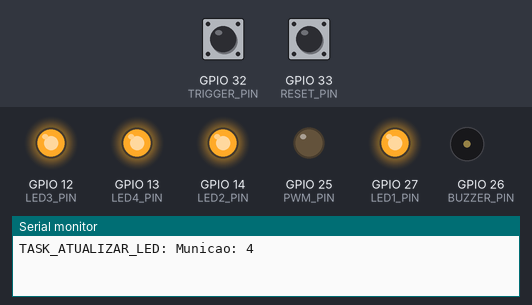
This program was run on a simulated ESP32. On the bench: output pins drawn as LEDs (lit = HIGH), buzzer (waves = sounding, pin HIGH), the last lines printed to the serial monitor. Dashed ring = blinking. The inputs (shaded band) are chosen by the test bench; at power-on: GPIO 32 (TRIGGER_PIN) LOW, GPIO 33 (RESET_PIN) LOW.

Above: at 1.2 s.
1.3 s: GPIO 32 (TRIGGER_PIN) driven HIGH
At 2.6 s:
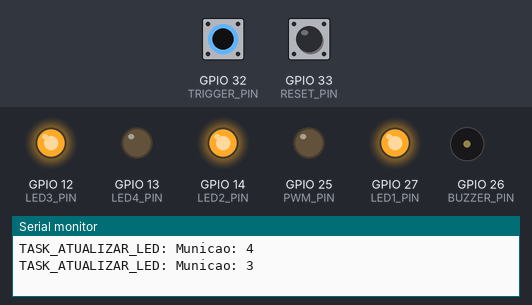
2.9 s: GPIO 33 (RESET_PIN) pulled HIGH for 0.15 s
At 3.7 s:
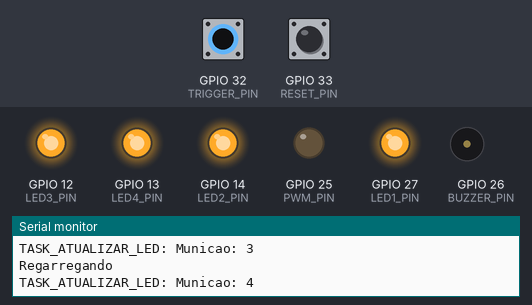
4.5 s: GPIO 32 (TRIGGER_PIN) pulsed LOW 5 times (0.12 s each, 0.3 s apart)
At 6.7 s:
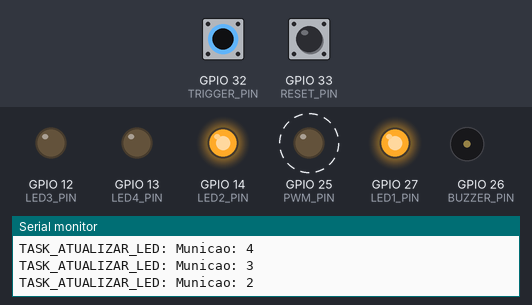
7.5 s: GPIO 33 (RESET_PIN) pulled HIGH for 1 s
At 8.5 s:
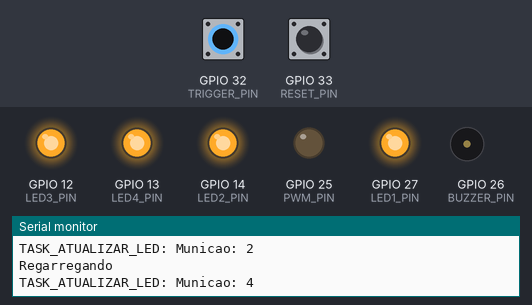
Timing chart, 0 to 10.5 s (numbered marks = the images above; inputs shaded):
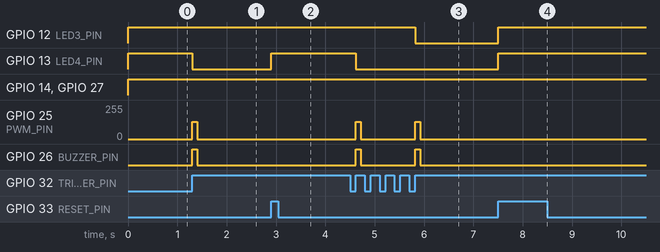

Measured:
- after the input at 1.3 s, GPIO 13 (LED4_PIN): HIGH → LOW at once; GPIO 25 (PWM_PIN): 0/255 → 128/255 at once, → 0/255 0.10 s later; GPIO 26 (BUZZER_PIN): LOW → HIGH at once, → LOW 0.10 s later
- after the input at 2.9 s, GPIO 13 (LED4_PIN): LOW → HIGH at once
- after the input at 4.5 s, GPIO 12 (LED3_PIN): HIGH → LOW after 1.3 s; GPIO 13 (LED4_PIN): HIGH → LOW after 0.12 s; GPIO 25 (PWM_PIN): alternates 128/255 for 0.10 s and 0/255 for 1.1 s, starting after 0.12 s; GPIO 26 (BUZZER_PIN): alternates HIGH for 0.10 s and LOW for 1.1 s, starting after 0.12 s
- after the input at 7.5 s, GPIO 12 (LED3_PIN), GPIO 13 (LED4_PIN): LOW → HIGH at once

The program:

main.cpp
```cpp
#include <Arduino.h>
#include <freertos/FreeRTOS.h>
#include <WiFi.h>
#include <esp_now.h>

// ====== CONFIG ======
#define TRIGGER_PIN 32
#define RESET_PIN 33
#define PWM_PIN 25
#define BUZZER_PIN 26
#define LED1_PIN 27
#define LED2_PIN 14
#define LED3_PIN 12
#define LED4_PIN 13

#define PWM_CHANNEL 0
#define PWM_FREQ 27
#define PWM_RESOLUTION 10 // 10 bits (0–1023)
#define PWM_DUTY 512      // 50%

#define MAX_MUNICAO 4

uint8_t peerAddress[] = {
  0xD4, 0xE9, 0xF4, 0xBC, 0x8E, 0xA4
};

int municao = MAX_MUNICAO;
const TickType_t cooldownTicks = pdMS_TO_TICKS(1000);

TaskHandle_t xTriggerHandle, xResetHandle, xUpdateLedsHandle;
SemaphoreHandle_t xMunicaoMutex;

void vTrigger(void *pvParams);

void vReset(void *pvParams);

void vUpdateLeds(void *pvParams);

void ARDUINO_ISR_ATTR isrTrigger(void);

void ARDUINO_ISR_ATTR isrReset(void);

void OnDataRecv(const uint8_t *mac, const uint8_t *data, int len);

void setup() {
  Serial.begin(9600);
  // MAC ARMA D8:13:2A:74:28:BC
  // MAC BARRACA D4:E9:F4:BC:8E:A4

  WiFi.mode(WIFI_STA);
  if (esp_now_init() != ESP_OK) {
    Serial.println("Erro ao iniciar ESP-NOW");
  }

  esp_now_peer_info_t peerInfo = {};
  memcpy(peerInfo.peer_addr, peerAddress, sizeof(peerAddress));
  peerInfo.channel = 0;
  peerInfo.encrypt = false;

  if(esp_now_add_peer(&peerInfo) != ESP_OK) {
    Serial.println("Erro ao adicionar peer");
  }

  esp_now_register_recv_cb(OnDataRecv);

  // Configura PWM
  ledcSetup(PWM_CHANNEL, PWM_FREQ, PWM_RESOLUTION);
  ledcAttachPin(PWM_PIN, PWM_CHANNEL);
  /*
  */
  attachInterrupt(TRIGGER_PIN, isrTrigger, RISING);
  attachInterrupt(RESET_PIN, isrReset, RISING);
  pinMode(BUZZER_PIN, OUTPUT);
  pinMode(LED1_PIN, OUTPUT);
  pinMode(LED2_PIN, OUTPUT);
  pinMode(LED3_PIN, OUTPUT);
  pinMode(LED4_PIN, OUTPUT);

  xMunicaoMutex = xSemaphoreCreateMutex();

  xTaskCreate(vTrigger, "TASK_ATIRAR", 4096, NULL, 2, &xTriggerHandle);
  xTaskCreate(vReset, "TASK_RESETAR", 4096, NULL, 1, &xResetHandle);
  xTaskCreate(vUpdateLeds, "TASK_ATUALIZAR_LEDS", 4096, NULL, 1, &xUpdateLedsHandle);

  xTaskNotifyGive(xUpdateLedsHandle);
}

void loop() {
  // faz nada
}

void vTrigger(void *pvParams) {
  TickType_t lastTriggerTick = 0;

  while (true) {
    ulTaskNotifyTake(pdTRUE, portMAX_DELAY);

    if ((xTaskGetTickCount() - lastTriggerTick) > cooldownTicks) {
      bool podeAtirar = false;

      xSemaphoreTake(xMunicaoMutex, portMAX_DELAY);
      if (municao > 0) {
        municao--;
        podeAtirar = true;
      } else {
        const char msg[] = "ACABOU_MUNICAO";
        esp_err_t result = esp_now_send(peerAddress, (uint8_t*)msg, strlen(msg) + 1);

        if(result == ESP_OK)
          Serial.println("Mensagem ACABOU_MUNICAO enviada");
        else
          Serial.println("Erro ao enviar ACABOU_MUNICAO");
      }
      xSemaphoreGive(xMunicaoMutex);

      if (podeAtirar) {
        lastTriggerTick = xTaskGetTickCount();
        xTaskNotifyGive(xUpdateLedsHandle);
        digitalWrite(BUZZER_PIN, HIGH);
        ledcWrite(PWM_CHANNEL, PWM_DUTY);
        vTaskDelay(pdMS_TO_TICKS(100));
        digitalWrite(BUZZER_PIN, LOW);
        ledcWrite(PWM_CHANNEL, 0);
      }
    }
  }
}

void vReset(void *pvParams) {
  TickType_t lastTriggerTick = 0;

  while (true) {
    ulTaskNotifyTake(pdTRUE, portMAX_DELAY);

    if ((xTaskGetTickCount() - lastTriggerTick) > cooldownTicks) {
      Serial.println("Regarregando");
      xSemaphoreTake(xMunicaoMutex, portMAX_DELAY);
      municao = MAX_MUNICAO;
      xSemaphoreGive(xMunicaoMutex);
      xTaskNotifyGive(xUpdateLedsHandle);
      lastTriggerTick = xTaskGetTickCount();
    }
  }
}

void vUpdateLeds(void *pvParams) {
  int copiaMunicao;
  for (;;) {
    ulTaskNotifyTake(pdTRUE, portMAX_DELAY);

    xSemaphoreTake(xMunicaoMutex, portMAX_DELAY);
    copiaMunicao = municao;
    xSemaphoreGive(xMunicaoMutex);

    Serial.println("TASK_ATUALIZAR_LED: Municao: " + String(copiaMunicao));
    Serial.println();

    switch (copiaMunicao) {
    case 4:
      digitalWrite(LED1_PIN, HIGH);
      digitalWrite(LED2_PIN, HIGH);
      digitalWrite(LED3_PIN, HIGH);
      digitalWrite(LED4_PIN, HIGH);
      break;
    case 3:
      digitalWrite(LED1_PIN, HIGH);
      digitalWrite(LED2_PIN, HIGH);
      digitalWrite(LED3_PIN, HIGH);
      digitalWrite(LED4_PIN, LOW);
      break;
    case 2:
      digitalWrite(LED1_PIN, HIGH);
      digitalWrite(LED2_PIN, HIGH);
      digitalWrite(LED3_PIN, LOW);
      digitalWrite(LED4_PIN, LOW);
      break;
    case 1:
      digitalWrite(LED1_PIN, HIGH);
      digitalWrite(LED2_PIN, LOW);
      digitalWrite(LED3_PIN, LOW);\
      digitalWrite(LED4_PIN, LOW);
      break;
    case 0:
      digitalWrite(LED1_PIN, LOW);
      digitalWrite(LED2_PIN, LOW);
      digitalWrite(LED3_PIN, LOW);
      digitalWrite(LED4_PIN, LOW);
      break;
    default:
      break;
    }
  }
}

void ARDUINO_ISR_ATTR isrTrigger(void) {
  BaseType_t xHigherPriorityTaskWoken = pdFALSE;
  vTaskNotifyGiveFromISR(xTriggerHandle, &xHigherPriorityTaskWoken);
  portYIELD_FROM_ISR(xHigherPriorityTaskWoken);
}

void ARDUINO_ISR_ATTR isrReset(void) {
  BaseType_t xHigherPriorityTaskWoken = pdFALSE;
  vTaskNotifyGiveFromISR(xResetHandle, &xHigherPriorityTaskWoken);
  portYIELD_FROM_ISR(xHigherPriorityTaskWoken);
}

void OnDataRecv(const uint8_t *mac, const uint8_t *data, int len) {
  char *text = (char*)data;
  if (strcmp(text, "REGARREGAR") == 0) {
    BaseType_t xHigherPriorityTaskWoken = pdFALSE;
    vTaskNotifyGiveFromISR(xResetHandle, &xHigherPriorityTaskWoken);
    portYIELD_FROM_ISR(xHigherPriorityTaskWoken);
  }
}
```
